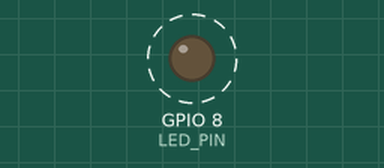
Recording of a sketch running on a simulated ESP32-C3. Shown: output pins drawn as LEDs (lit = HIGH). Dashed ring = blinking. What the sketch prints to the serial monitor is not drawn.

Above: at 0.5 s.
Timing chart, 0 to 4.6 s (numbered marks = the images above):
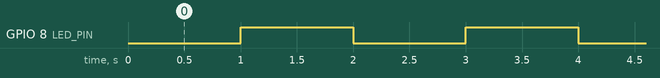

The sketch:

Blink_ESP32C3SUPERMINI.ino
```cpp
// El LED interno del ESP32-C3 SuperMini está en el pin 8
const int LED_PIN = 8;

void setup() {
  Serial.begin(115200);
  pinMode(LED_PIN, OUTPUT);
}

void loop() {
  Serial.println("LED Encendido");
  digitalWrite(LED_PIN, LOW);
  delay(1000);

  Serial.println("LED Apagado");
  digitalWrite(LED_PIN, HIGH);
  delay(1000);
}
```

Measured:
- by itself, GPIO 8 (LED_PIN): alternates HIGH for 1.0 s and LOW for 1.0 s
